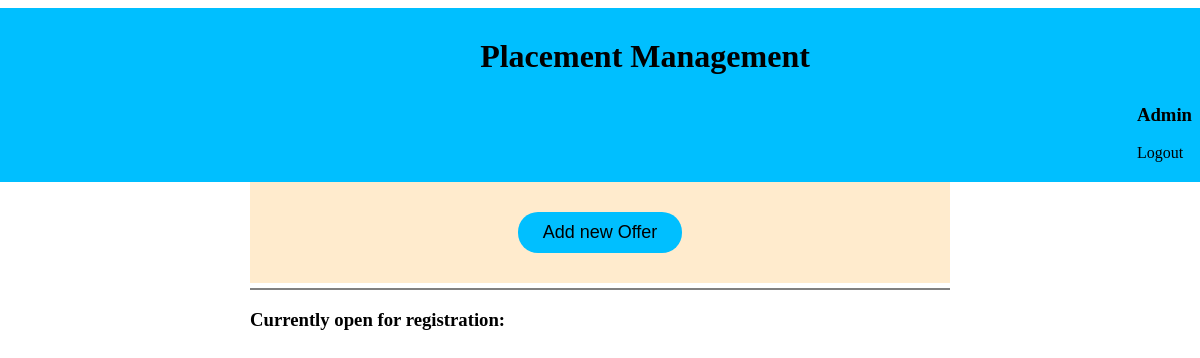
/admin, run on an earlier commit of the app's database.
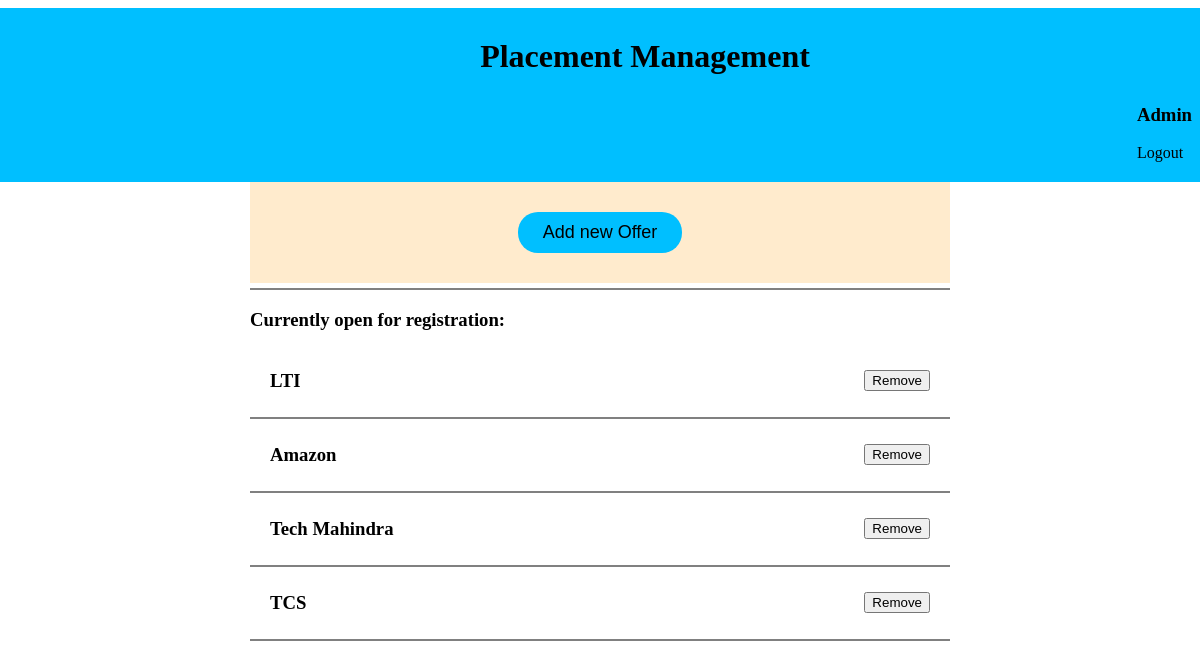
And on a later commit of the database.
### tables this page shows
CREATE TABLE companies(ID INTEGER PRIMARY KEY AUTOINCREMENT, Name TEXT, Role TEXT, CCTC TEXT, MinCGPA float, Backs INT);

### main.py (the view)
@app.route('/admin', methods = ['GET', 'POST'])
def admin_home():
    with sqlite3.connect("companyDB.db") as conn:
        curr = conn.cursor()
        c_data = curr.execute('SELECT * FROM companies;').fetchall()
    return render_template('admin_home.html', companies = c_data)

### templates/admin_home.html (shortened to what this page needs)
<!DOCTYPE html>
<html lang="en">
<head>
</head>
<body>
	<div class="header">
		<h1 class="heading">Placement Management</h1>
		<a id="username" href="/login"><h3 id = "nametag">Admin</h3> Logout</a>
	</div>
	<div class="content">
		<div class="new_container">
			<a href="/new">
				<button id="new_btn">Add new Offer</button>
			</a>
		</div>
		<div class="line"></div>
		<h3>Currently open for registration:</h3>
		{% for c in companies %}
		<div class="company">
			<h3 class="c_name">{{c[1]}}</h3>
			<a href="/drop/{{c[0]}}" onclick="return confirm('Are you sure you want to stop registration for {{c[1]}}?')">
				<button>Remove</button>
			</a>
		</div>
		<div class="line"></div>
		{% endfor %}
	</div>
</body>
</html>

What changed in the data, as far as the page shows it:
added companies: Name "LTI"
added companies: Name "Amazon"
added companies: Name "Tech Mahindra"
added companies: Name "TCS"
